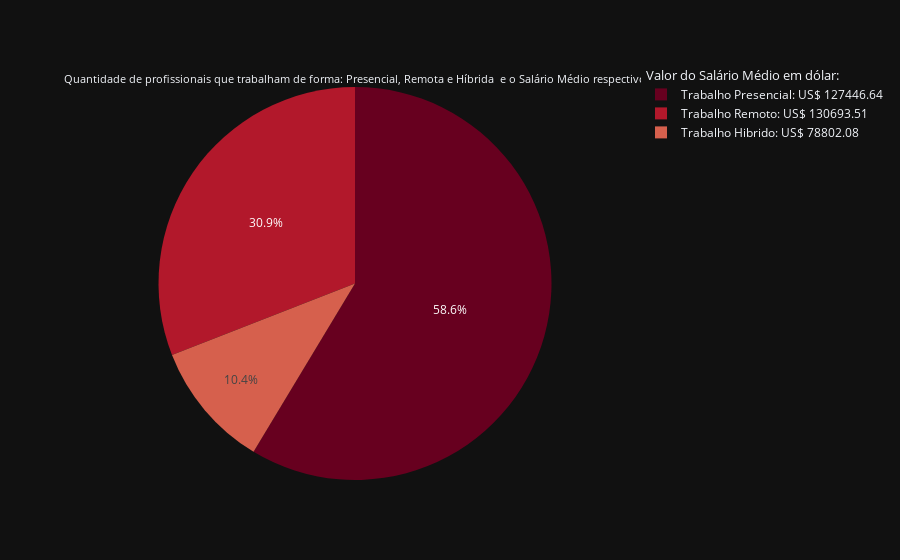

Notebook code for this chart:
### Markdown cell above
Objetivo - Este gráfico apresenta a porcentagem dos trabalhos de maneiras Presenciais, Hibridas e Remotas, além da média salárial

### Code cell
def calc_sal_media(df, modo_trab):
    sal_tot = cont = 0
    dados = df.values.tolist()
    for coluna in dados:
        if coluna[8] == modo_trab:
            cont += 1
            sal_tot += coluna[6]
    return sal_tot/cont if cont != 0 else 0

modos_trab = df.remote_ratio.values.tolist()
trab = [modos_trab.count(100), modos_trab.count(50), modos_trab.count(0)]
media_prese = calc_sal_media(df, 100)
media_hibri = calc_sal_media(df, 50)
media_remo = calc_sal_media(df, 0)
media_x = [f'Trabalho Presencial: US$ {media_prese:.2f}', f'Trabalho Hibrido: US$ {media_hibri:.2f}', f'Trabalho Remoto: US$ {media_remo:.2f}']

fig5 = px.pie(names= media_x, values= trab, color_discrete_sequence=px.colors.sequential.RdBu, template= 'plotly_dark')
fig5.update_traces(title_text= '''Quantidade de profissionais que trabalham de forma: Presencial, Remota e Híbrida
 e o Salário Médio respectivo''', title_font_size= 20, ) 
fig5.update_traces(legendgrouptitle_text='Valor do Salário Médio em dólar:', legendgrouptitle_font_size= 13)
fig5.show()

### Figure 1 — Plotly figure (JSON) as saved in the notebook; plotly's stock layout.template omitted (floating-point values rounded to 4 significant figures)
{"data": [{"domain": {"x": [0, 1], "y": [0, 1]}, "hovertemplate": "label=%{label}<br>value=%{value}<extra></extra>", "labels": ["Trabalho Presencial: US$ 127446.64", "Trabalho Hibrido: US$ 78802.08", "Trabalho Remoto: US$ 130693.51"], "legendgroup": "", "legendgrouptitle": {"font": {"size": 13}, "text": "Valor do Salário Médio em dólar:"}, "name": "", "showlegend": true, "title": {"font": {"size": 20}, "text": "Quantidade de profissionais que trabalham de forma: Presencial, Remota e Híbrida\n e o Salário Médio respectivo"}, "type": "pie", "values": [781, 139, 412]}], "layout": {"legend": {"tracegroupgap": 0}, "margin": {"t": 60}, "piecolorway": ["rgb(103,0,31)", "rgb(178,24,43)", "rgb(214,96,77)", "rgb(244,165,130)", "rgb(253,219,199)", "rgb(247,247,247)", "rgb(209,229,240)", "rgb(146,197,222)", "rgb(67,147,195)", "rgb(33,102,172)", "rgb(5,48,97)"]}}
